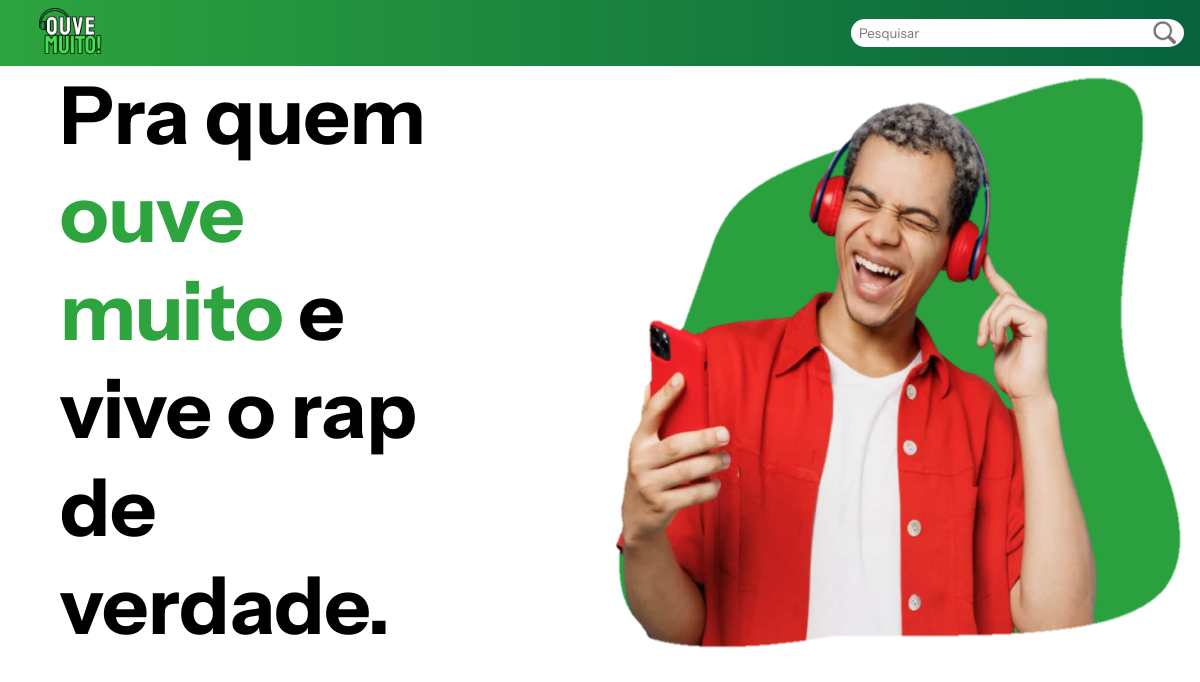
Before: / with the older database file.
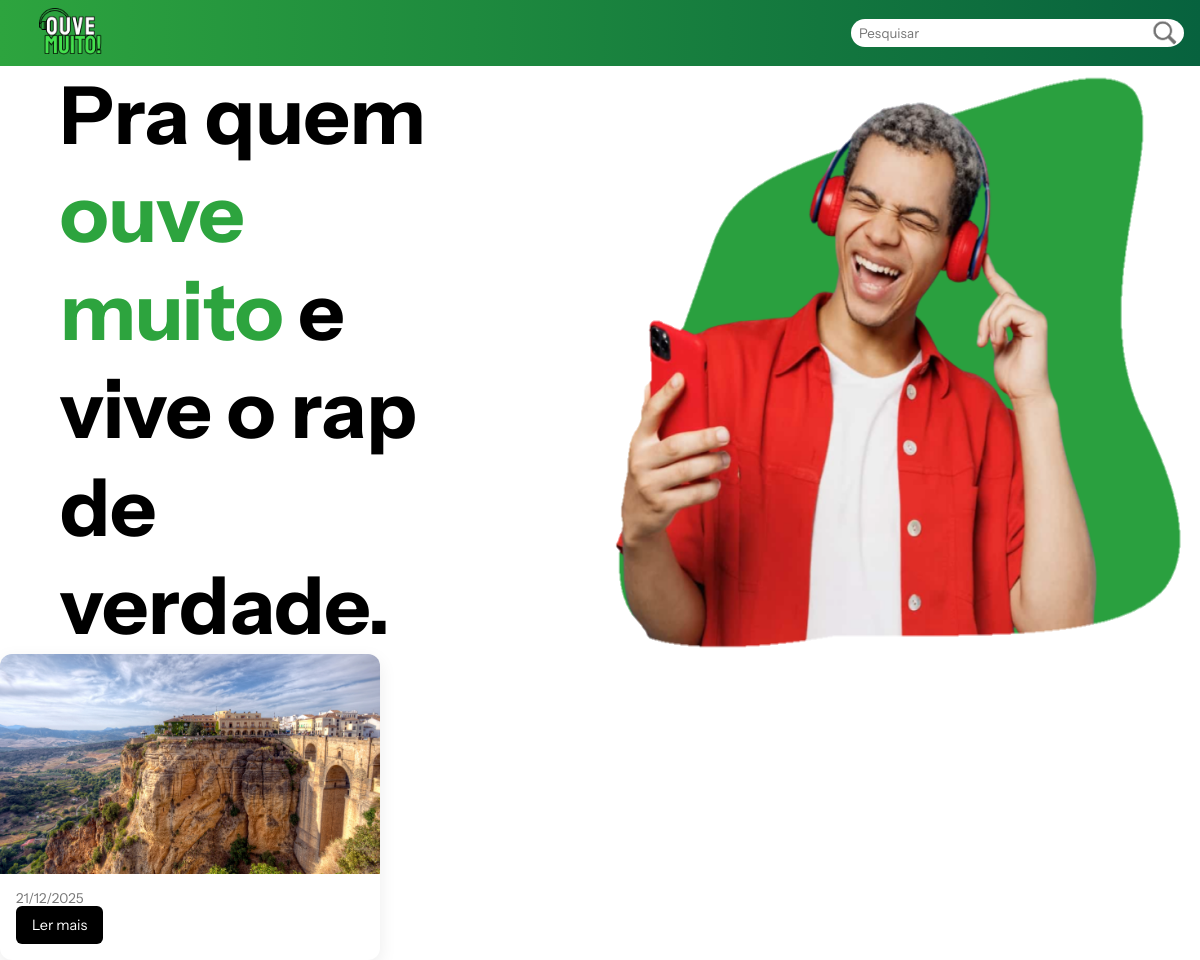
After: the same page with the newer database file.
### noticias/models.py (models this page shows, shortened)
class Noticia(models.Model):
    subtitulo = models.CharField(
        max_length=255,
        blank=True,
        verbose_name='Subtítulo'
    )
    conteudo = models.TextField()
    imagem = models.ImageField(upload_to='noticias/', blank=True, null=True)
    publicada = models.BooleanField(default=False)
    data_publicacao = models.DateTimeField(auto_now_add=True)

### core/views.py (the view)
# urls.py: path('', views.home, name='home'),
def home(request):
    noticias = Noticia.objects.filter(publicada=True).order_by('-data_publicacao')
    return render(request, 'core/home.html', {
        'noticias': noticias
    })

### core/templates/core/home.html (shortened to what this page needs)
{% load static %}
<!DOCTYPE html>
<html lang="pt-BR">
<head>
    <link rel="stylesheet" href="{% static 'core/css/reset.css' %}">
    <link rel="stylesheet" href="{% static 'core/css/header.css' %}">
    <link rel="stylesheet" href="{% static 'core/css/banner.css' %}">
    <link rel="stylesheet" href="{% static 'core/css/novidades.css' %}">
    <link rel="stylesheet" href="{% static 'noticias/css/style.css' %}">
</head>
<body>
<header>
    <div class="logo">
        <img src="{% static 'core/img/header/logo.png' %}" alt="Logo Ouve Muito">
    </div>
    <nav>
        <div class="pesquisa">
            <input type="text" placeholder="Pesquisar">
            <img src="{% static 'core/img/header/lupa.png' %}" alt="Pesquisar">
        </div>
    </nav>
</header>
<section class="banner">
    <h1>Pra quem <span class="ouvemuito">ouve muito</span> e vive o rap de verdade.</h1>
    <img src="{% static 'core/img/imgBanner.png' %}" alt="Banner Ouve Muito">
</section>
<section class="noticias">
    <div class="lista-noticias">
        {% for noticia in noticias %}
            <article class="noticia">
                {% if noticia.imagem %}
                    <img src="{{ noticia.imagem.url }}">
                {% endif %}
                <p class="data">{{ noticia.data_publicacao|date:"d/m/Y" }}</p>
                <a href="#">Ler mais</a>
            </article>
        {% endfor %}
    </div>
</section>
</body>
</html>

### core/static/core/css/header.css (style rules this page uses)
header { width: 100%; padding: 8px 16px; background-image: linear-gradient(to right, #2DA43E, #07623E); display: inline-flex; justify-content: space-between; }
header div { display: inline-flex; }
.logo { height: 50px; padding-left: 2%; }
nav { display: inline-flex; margin: auto 0; }
nav input { border: none; border-radius: 40px 0 0 40px; width: 300px; height: 28px; padding-left: 8px; outline: none; }
nav img { background-color: white; border-radius: 0 50% 50% 0; height: 28px; padding-right: 5px; }

### core/static/core/css/banner.css (style rules this page uses)
.banner { display: inline-flex; justify-content: space-between; width: 100%; }
.banner h1 { width: 40%; padding-left: 5%; font-size: 5rem; align-self: center; font-family:"Instrument Sans", sans-serif; }
.banner .ouvemuito { color: #2DA43E; }
.banner img { width: 50%; }

### core/static/core/css/novidades.css (style rules this page uses)
.lista-noticias { display: flex; gap: 24px; flex-wrap: wrap; }
.noticia { background: #fff; border-radius: 12px; max-width: 380px; overflow: hidden; box-shadow: 0 6px 18px rgba(0,0,0,.08); transition: .2s; }
.noticia img { width: 100%; height: 220px; object-fit: cover; }
.noticia .data { margin: 0 16px; font-size: .85rem; color: #777; }
.noticia a { display: inline-block; margin: 16px; padding: 10px 16px; background: #000; color: #fff; text-decoration: none; border-radius: 6px; }

### noticias/static/noticias/css/style.css (style rules this page uses)
.noticia { background: #ffffff; border-radius: 12px; overflow: hidden; box-shadow: 0 6px 18px rgba(0, 0, 0, 0.08); transition: transform 0.2s ease, box-shadow 0.2s ease; max-width: 380px; }
.noticia img { width: 100%; height: 220px; object-fit: cover; display: block; }
.noticia a { display: inline-block; margin: 0 16px 16px 16px; padding: 10px 16px; background: #000; color: #fff; text-decoration: none; border-radius: 6px; font-size: 0.9rem; transition: background 0.2s ease; }

Changed rows visible on the page:
added Noticia: imagem (picture), data_publicacao "21/12/2025"
